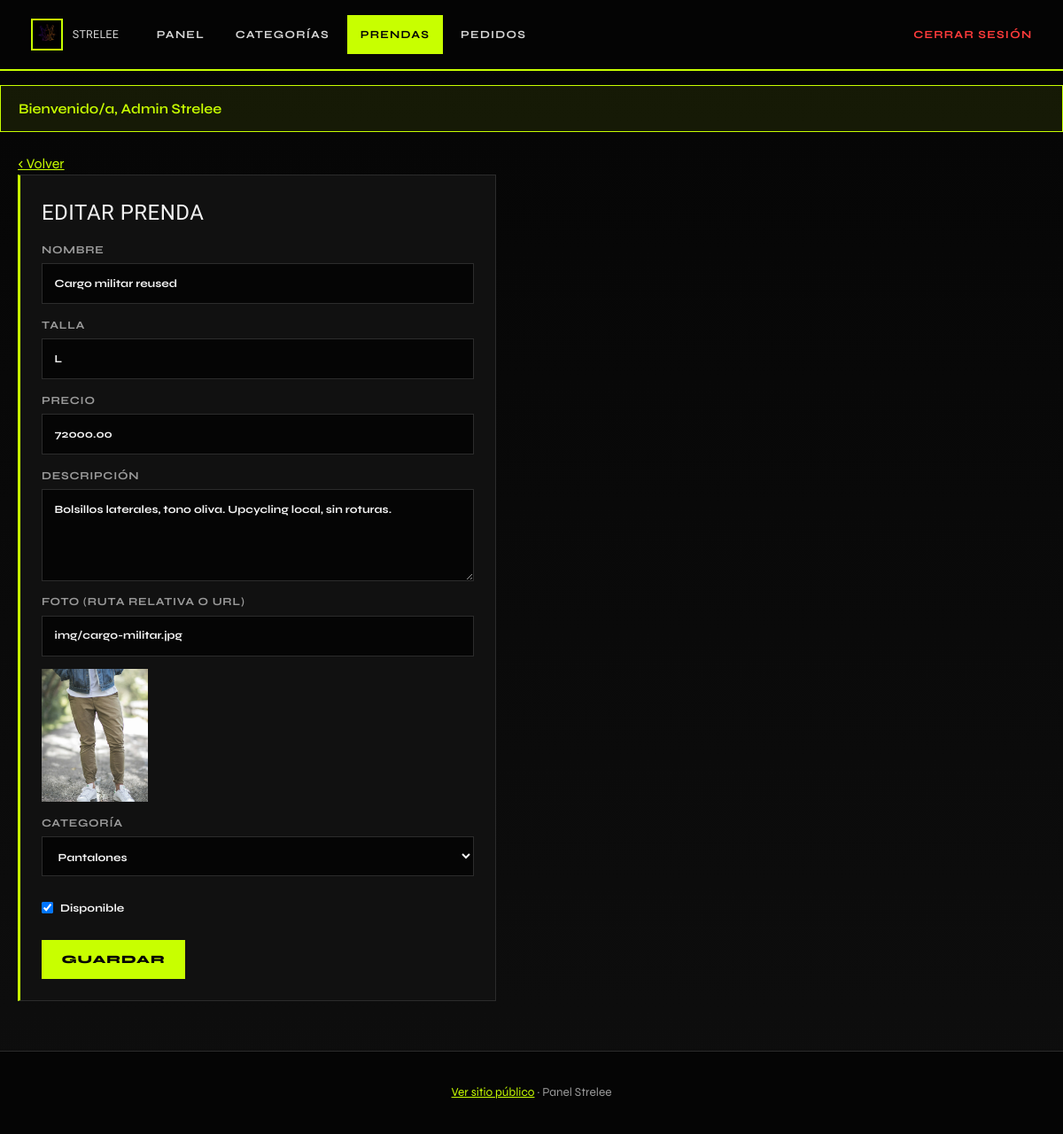
Page /admin/prenda_form.php?id=2 (signed in) on the committed database.
### tables this page shows
CREATE TABLE prenda (
  id_prenda INT UNSIGNED AUTO_INCREMENT PRIMARY KEY,
  nombre VARCHAR(150) NOT NULL,
  talla VARCHAR(20) NOT NULL,
  precio DECIMAL(10,2) NOT NULL DEFAULT 0.00,
  descripcion TEXT NULL,
  disponible TINYINT(1) NOT NULL DEFAULT 1,
  foto_url VARCHAR(500) NULL,
  id_categoria INT UNSIGNED NOT NULL,
  CONSTRAINT fk_prenda_categoria FOREIGN KEY (id_categoria) REFERENCES categoria(id_categoria)
    ON UPDATE CASCADE ON DELETE RESTRICT
);

CREATE TABLE categoria (
  id_categoria INT UNSIGNED AUTO_INCREMENT PRIMARY KEY,
  nombre VARCHAR(100) NOT NULL
);

### includes/funciones.php (called while the page is built, shortened)
<?php
function e($texto) {
    return htmlspecialchars((string)$texto, ENT_QUOTES, 'UTF-8');
}
function fotoSrc($url, $desdeAdmin = false) {
    $url = trim((string)$url);
    $rel = ltrim($url, '/');
    return ($desdeAdmin ? '../' : '') . $rel;
}

### admin/prenda_form.php (the view, shortened to what this page needs)
<?php
require_once __DIR__ . '/../includes/conexion.php';
require_once __DIR__ . '/../includes/funciones.php';
$id = (int)($_GET['id'] ?? $_POST['id_prenda'] ?? 0);
$prenda = null;
if ($id) {
    $stmt = $mysqli->prepare('SELECT * FROM prenda WHERE id_prenda=?');
    $stmt->bind_param('i', $id);
    $stmt->execute();
    $prenda = $stmt->get_result()->fetch_assoc();
}
$cats = $mysqli->query('SELECT * FROM categoria ORDER BY nombre')->fetch_all(MYSQLI_ASSOC);
require __DIR__ . '/../includes/header_admin.php';
?>
<p><a href="prendas.php" style="color:var(--lima)">‹ Volver</a></p>
<form method="post" class="form">
    <h2><?= $prenda && !empty($prenda['id_prenda']) ? 'Editar' : 'Nueva' ?> prenda</h2>
    <label>Nombre <input name="nombre" required value="<?= e($prenda['nombre'] ?? '') ?>"></label>
    <label>Talla <input name="talla" required value="<?= e($prenda['talla'] ?? '') ?>"></label>
    <label>Precio <input type="number" step="100" min="0" name="precio" required value="<?= e((string)($prenda['precio'] ?? '0')) ?>"></label>
    <label>Descripción <textarea name="descripcion" rows="3"><?= e($prenda['descripcion'] ?? '') ?></textarea></label>
    <label>Foto (ruta relativa o URL) <input name="foto_url" value="<?= e($prenda['foto_url'] ?? '') ?>" placeholder="img/hoodie-negro.jpg"></label>
    <?php if (!empty($prenda['foto_url'])): ?>
        <img class="thumb" src="<?= e(fotoSrc($prenda['foto_url'], true)) ?>" alt="" style="width:120px;height:150px">
    <?php endif; ?>
    <label>Categoría
        <select name="id_categoria" required>
            <?php foreach ($cats as $c): ?>
                <option value="<?= (int)$c['id_categoria'] ?>" <?= ((int)($prenda['id_categoria'] ?? 0) === (int)$c['id_categoria']) ? 'selected' : '' ?>><?= e($c['nombre']) ?></option>
            <?php endforeach; ?>
        </select>
    </label>
    <label class="check-row"><input type="checkbox" name="disponible" <?= !isset($prenda) || (int)($prenda['disponible'] ?? 1) === 1 ? 'checked' : '' ?>> Disponible</label>
    <button class="btn btn-lima" type="submit">Guardar</button>
</form>
<?php require __DIR__ . '/../includes/footer_admin.php'; ?>

### css/estilos.css (style rules this page uses)
:root { --negro: #050505; --negro-2: #111111; --negro-3: #1a1a1a; --lima: #c8ff00; --lima-dim: #a8d600; --lima-glow: rgba(200, 255, 0, 0.18); --gris: #9a9a9a; --gris-claro: #d4d4d4; --gris-borde: #2c2c2c; --blanco: #f2f2f2; --danger: #ff3b3b; --ok: #7dffb3; --wa: #1faa74; --max: 1200px; --ease: cubic-bezier(0.22, 1, 0.36, 1); --pad-x: clamp(0.85rem, 3.2vw, 1.25rem); --header-h: 4.25rem; --tap: 44px; }
* { box-sizing: border-box; margin: 0; padding: 0; }
html { scroll-behavior: smooth; -webkit-text-size-adjust: 100%; text-size-adjust: 100%; overflow-x: clip; width: 100%; }
body { font-family: "Syne", "Segoe UI", sans-serif; background-color: var(--negro); background-image: linear-gradient(180deg, #050505 0%, #0c0c0c 55%, #050505 100%), repeating-linear-gradient( -12deg, transparent, transparent 40px, rgba(200, 255, 0, 0.02) 40px, rgba(200, 255, 0, 0.02) 41px ); color: var(--blanco); min-height: 100vh; min-height: 100dvh; line-height: 1.5; overflow-x: clip; width: 100%; max-width: 100vw; padding-left: env(safe-area-inset-left, 0px); padding-right: env(safe-area-inset-right, 0px); }
img { max-width: 100%; height: auto; display: block; }
body.admin { background-image: linear-gradient(180deg, #050505 0%, #0e0e0e 100%); }
h1, h2, h3, .brand span, .display, .stamp { font-family: "Archivo Black", "Impact", sans-serif; letter-spacing: 0.02em; font-weight: 400; text-transform: uppercase; }
a { color: var(--lima); }
.btn { display: inline-flex; align-items: center; justify-content: center; border: none; padding: 0.85rem 1.4rem; font-weight: 800; text-decoration: none; cursor: pointer; font-family: inherit; text-transform: uppercase; letter-spacing: 0.08em; font-size: 0.8rem; min-height: var(--tap); transition: transform 0.2s var(--ease), background 0.2s, color 0.2s; text-align: center; }
.btn-lima { background: var(--lima); color: var(--negro); }
.form { background: var(--negro-2); border: 1px solid var(--gris-borde); border-left: 3px solid var(--lima); padding: clamp(1.1rem, 3vw, 1.5rem); max-width: 540px; width: 100%; display: grid; gap: 0.9rem; }
.form label { font-weight: 700; font-size: 0.78rem; display: grid; gap: 0.35rem; text-transform: uppercase; letter-spacing: 0.06em; color: var(--gris); }
.form input, .form select, .form textarea { width: 100%; padding: 0.8rem 0.85rem; min-height: var(--tap); border: 1px solid var(--gris-borde); background: var(--negro); color: var(--blanco); font: inherit; text-transform: none; letter-spacing: normal; border-radius: 0; }
.form textarea { min-height: 6.5rem; resize: vertical; }
.form .check-row { display: flex; align-items: center; gap: 0.5rem; text-transform: none; color: var(--blanco); letter-spacing: normal; min-height: var(--tap); }
.form .check-row input { width: auto; min-height: auto; }
.form .btn { width: fit-content; max-width: 100%; }

### rows in the picture
prenda: nombre "Cargo militar reused", talla "L", precio "72000.00", descripcion "Bolsillos laterales, tono oliva. Upcycling local, sin roturas.", foto_url "img/cargo-militar.jpg", foto_url (picture), id_categoria "Pantalones", disponible "☑"

### other values in the picture
$mensaje "Bienvenido/a, Admin Strelee"
